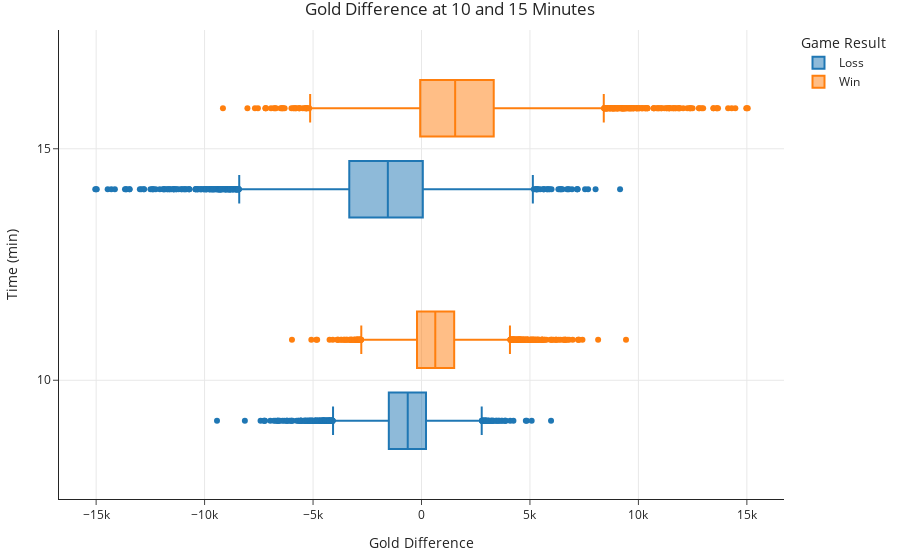

The notebook cell this image was saved under:
### Code cell
golddiffplot = px.box(
  rotated,
  y='time',
  x='golddiff',
  color='result',
  title='Gold Difference at 10 and 15 Minutes',
  labels={
    'variable': 'Game Time',
    'value': 'Gold Difference',
    'result': 'Game Result',
    'time': 'Time (min)',
    'golddiff': 'Gold Difference'
  }
)
# width, height = golddiffplot.layout.width, golddiffplot.layout.height
# print(f"Plot size: {width}x{height} pixels")
# print(golddiffplot.layout)
golddiffplot.write_html('assets/golddiff.html', include_plotlyjs='cdn', )
# Get the size of the plot in pixels

golddiffplot.show()

### Figure 1 — Plotly figure (JSON) as saved in the notebook; plotly's stock layout.template omitted (floating-point values rounded to 4 significant figures; data arrays with more than 128 entries replaced by an {"elided": "..."} marker saying what was removed)
{"data": [{"alignmentgroup": "True", "hovertemplate": "Game Result=Loss<br>Gold Difference=%{x}<br>Time (min)=%{y}<extra></extra>", "legendgroup": "Loss", "marker": {"color": "#1F77B4"}, "name": "Loss", "notched": false, "offsetgroup": "Loss", "orientation": "h", "showlegend": true, "type": "box", "x": {"elided": "21312 int values"}, "x0": " ", "xaxis": "x", "y": {"elided": "21312 str values"}, "y0": " ", "yaxis": "y"}, {"alignmentgroup": "True", "hovertemplate": "Game Result=Win<br>Gold Difference=%{x}<br>Time (min)=%{y}<extra></extra>", "legendgroup": "Win", "marker": {"color": "#FF7F0E"}, "name": "Win", "notched": false, "offsetgroup": "Win", "orientation": "h", "showlegend": true, "type": "box", "x": {"elided": "21312 int values"}, "x0": " ", "xaxis": "x", "y": {"elided": "21312 str values"}, "y0": " ", "yaxis": "y"}], "layout": {"boxmode": "group", "legend": {"title": {"text": "Game Result"}, "tracegroupgap": 0}, "title": {"text": "Gold Difference at 10 and 15 Minutes"}, "xaxis": {"anchor": "y", "domain": [0, 1], "title": {"text": "Gold Difference"}}, "yaxis": {"anchor": "x", "domain": [0, 1], "title": {"text": "Time (min)"}}}}
